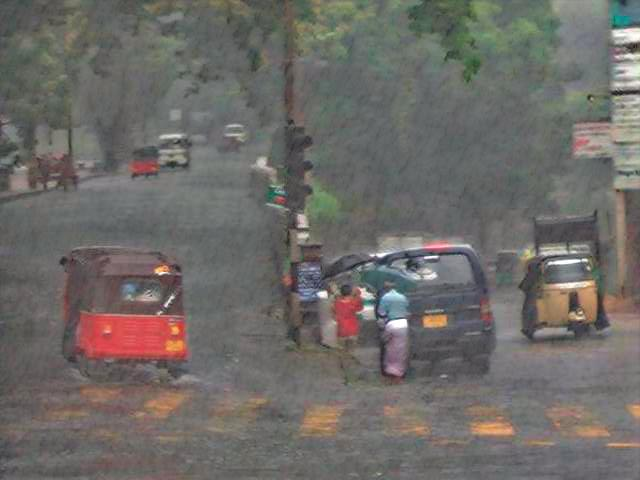
#> input picture temp/temp_img.jpg, 640 x 480 px
$ python -i defog_v2.py   (imports and definitions only)   (older library calls are emulated)
#> lines starting #> are read from the running program, lines starting #| are printed output that depends on the picture; long printed decimals are rounded
# -*- coding: utf-8 -*-
# @Time : 2022/10/1 23:08
# @Author : shuoshuo
# @File : main.py
# @Project : 去雾
import cv2
import numpy as np
import math

# SSIM评估
from skimage.metrics import structural_similarity as sk_cpt_ssim

# 导向滤波（待研究）
def guided_filter(I,p,win_size,eps):

    mean_I = cv2.blur(I,(win_size,win_size))
    mean_p = cv2.blur(p,(win_size,win_size))

    corr_I = cv2.blur(I*I,(win_size,win_size))
    corr_Ip = cv2.blur(I*p,(win_size,win_size))

    var_I = corr_I-mean_I*mean_I
    cov_Ip = corr_Ip - mean_I*mean_p

    a = cov_Ip/(var_I+eps)
    b = mean_p-a*mean_I

    mean_a = cv2.blur(a,(win_size,win_size))
    mean_b = cv2.blur(b,(win_size,win_size))

    q = mean_a*I + mean_b
    return q
def get_min_channel(img):
    return np.min(img,axis=2)
def min_filter(img,r):
    kernel = np.ones((2*r-1,2*r-1))
    return cv2.erode(img,kernel)    #最小值滤波器，可用腐蚀替代
def get_A(img_haze,dark_channel,bins_l):
    hist,bins = np.histogram(dark_channel,bins=bins_l)  #得到直方图
    d = np.cumsum(hist)/float(dark_channel.size)    #累加
    # print(bins)
    threshold=0
    for i in range(bins_l-1,0,-1):
        if d[i]<=0.999:
            threshold=i
            break
    A = img_haze[dark_channel>=bins[threshold]].max()
    #候选区域可视化
    show  = np.copy(img_haze)
    show[dark_channel>=bins[threshold]] = 0,0,255
    # cv2.imwrite('./most_haze_opaque_region.jpg',show*255)
    return A
def get_t(img_haze,A,t0=0.1,w=0.95):
    out = get_min_channel(img_haze)
    out = min_filter(out,r=7)
    t = 1-w*out/A #需要乘上一系数w，为远处的物体保留少量的雾
    t = np.clip(t,t0,1)#论文4.4所提到t(x)趋于0容易产生噪声，所以设置一最小值0.1
    return t

# PSNR评估
# PSNR高于40dB说明图像质量极好（即非常接近原始图像），
# 在30—40dB通常表示图像质量是好的（即失真可以察觉但可以接受），
# 在20—30dB说明图像质量差；
# 最后，PSNR低于20dB图像不可接受
def PSNR(target,ref):
    #必须归一化
    target=target/255.0
    ref=ref/255.0
    MSE = np.mean((target-ref)**2)
    if MSE<1e-10:
        return 100
    MAXI=1
    PSNR = 20*math.log10(MAXI/math.sqrt(MSE))
    return PSNR

def deFogging(input_img):
    I = input_img/255.0
    dark_channel = get_min_channel(I)
    dark_channel_1 = min_filter(dark_channel,r=7)
    # cv2.imwrite("./dark_channel.jpg", dark_channel_1*255)

    A = get_A(I,dark_channel_1,bins_l=2000)

    t = get_t(I,A)
    t = guided_filter(dark_channel,t,81,0.001)
    t = t[:,:,np.newaxis].repeat(3,axis=2)#升维至(r,w,3)

    J = (I-A)/t +A

    J = np.clip(J,0,1)
    J = J*255
    J =np.uint8(J)

    # cv2.imwrite(output_path_ + "/" + "result_" + str(index) + ".jpg",J)
    output_img = J

    psnr = PSNR(J,I*255)
    print(f"PSNR:{psnr}")

    # ssim评估，值越接近1图像相似度越高
    ssim = sk_cpt_ssim(J,I*255, win_size=11, data_range=255, multichannel=True)
    print(f"ssim:{ssim}")

    return output_img

>>> import cv2
>>> picture = cv2.imread('../temp/temp_img.jpg')
#> picture is the input picture: shape (480, 640, 3); mean B, G, R 103.4, 106.9, 110.1
>>> result = deFogging(picture)
#> in min_filter, `return cv2.erode(img,kernel)`:
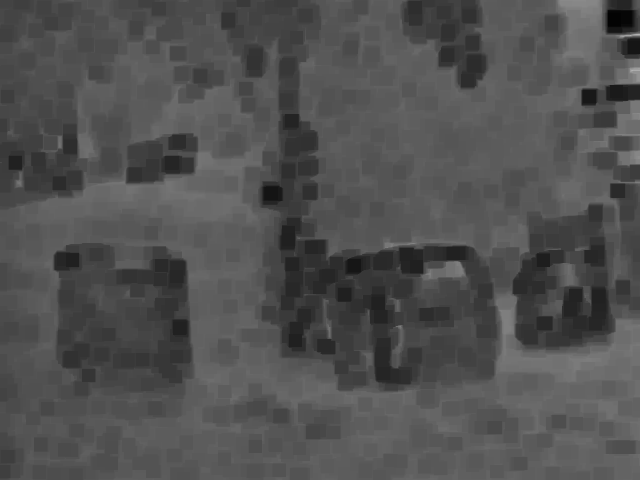
#> returned value: shape (480, 640) float64; min 0.0118, max 0.698, mean 0.318
#> in get_A, `hist,bins = np.histogram(dark_channel,bins=bins_l)`: hist = 2000 values, max 11200 at index 1017, min 0 at index 1, mean 153.6; bins = 2001 values from 0.0118 to 0.698
#> in get_A, `d = np.cumsum(hist)/float(dark_channel.size)`: d = 2000 values from 0.00055 to 1
#> in get_A, `A = img_haze[dark_channel>=bins[threshold]].max()`: A = 1
#> in get_A, `show[dark_channel>=bins[threshold]] = 0,0,255`:
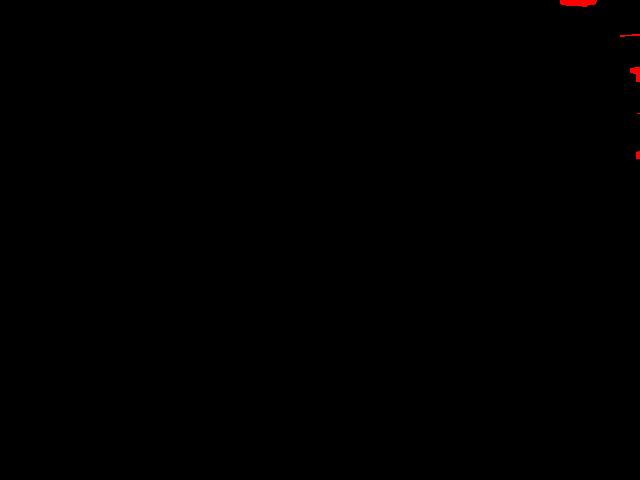
#> show: shape (480, 640, 3) float64; mean B, G, R 0.4, 0.4, 0.7
#> in guided_filter, `cov_Ip = corr_Ip - mean_I*mean_p`:
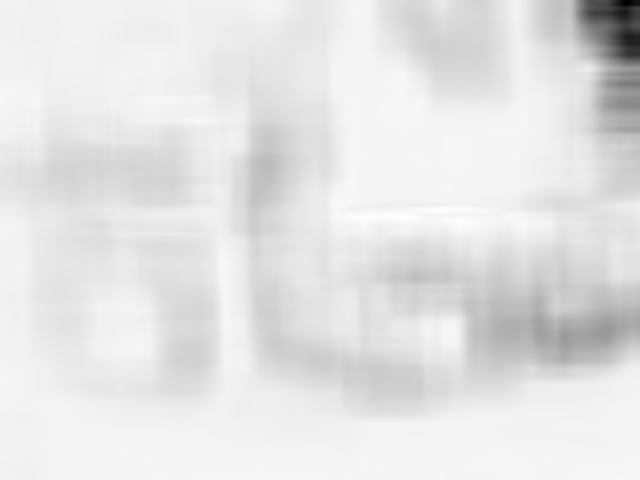
#> cov_Ip: shape (480, 640) float64; min -0.0202, max 0.000596, mean -0.00159; drawn with min black and max white
#> in guided_filter, `b = mean_p-a*mean_I`:
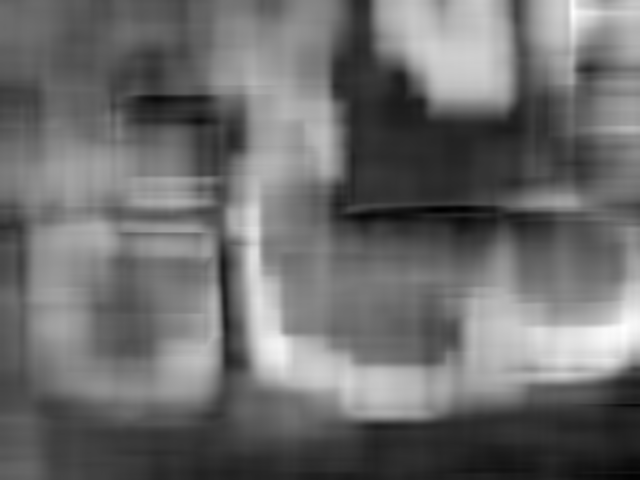
#> b: shape (480, 640) float64; min 0.64, max 1.05, mean 0.816; drawn with min black and max white
#> in guided_filter, `mean_a = cv2.blur(a,(win_size,win_size))`:
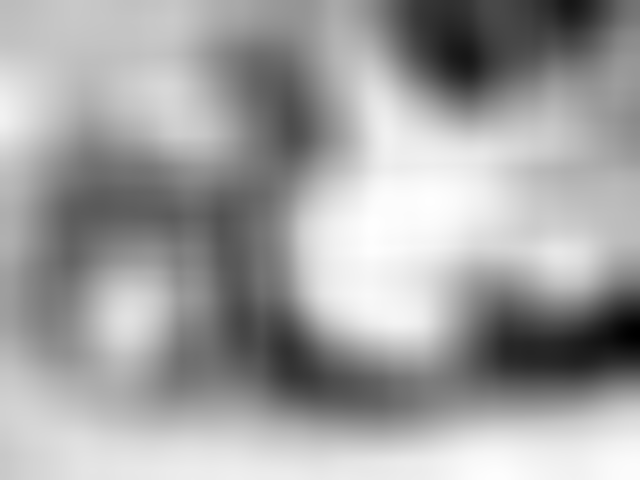
#> mean_a: shape (480, 640) float64; min -0.685, max -0.0741, mean -0.297; drawn with min black and max white
#> in guided_filter, `mean_b = cv2.blur(b,(win_size,win_size))`:
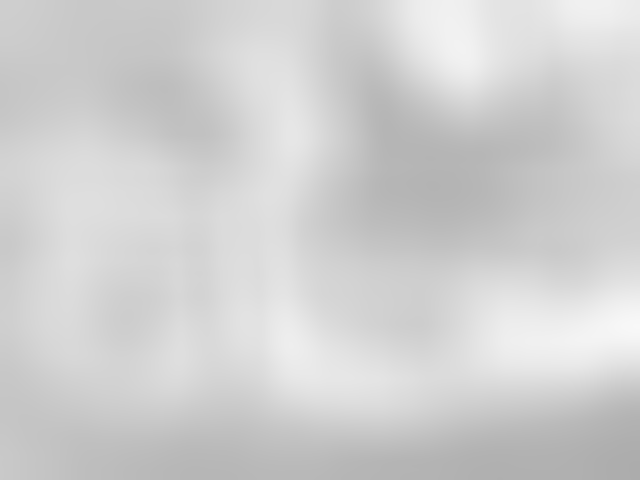
#> mean_b: shape (480, 640) float64; min 0.678, max 0.973, mean 0.816
#> in deFogging, `J = np.clip(J,0,1)`:
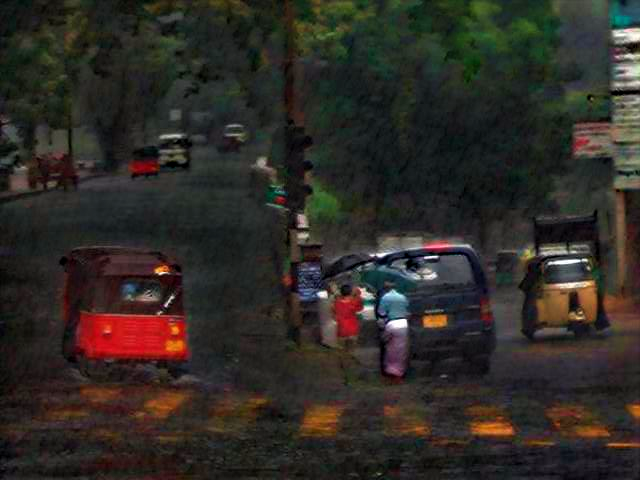
#> J: shape (480, 640, 3) float64; mean B, G, R 0.149, 0.169, 0.186
#> in PSNR, `MSE = np.mean((target-ref)**2)`: MSE = 0.0657
#> in PSNR, `PSNR = 20*math.log10(MAXI/math.sqrt(MSE))`: PSNR = 11.83
#| PSNR:11.828
#> in deFogging, `ssim = sk_cpt_ssim(J,I*255, win_size=11, data_range=255, multichannel=..`: ssim = 0.631
#| ssim:0.6311
